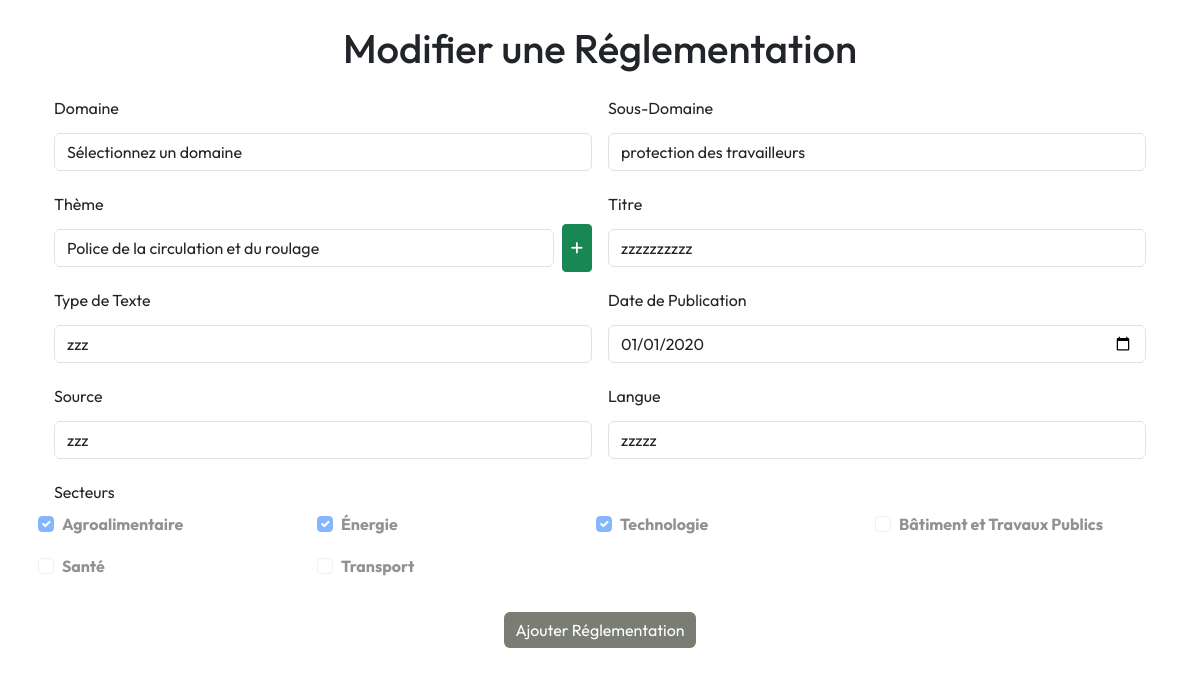
Before: /modifier-reglementation/1 with the older database file.
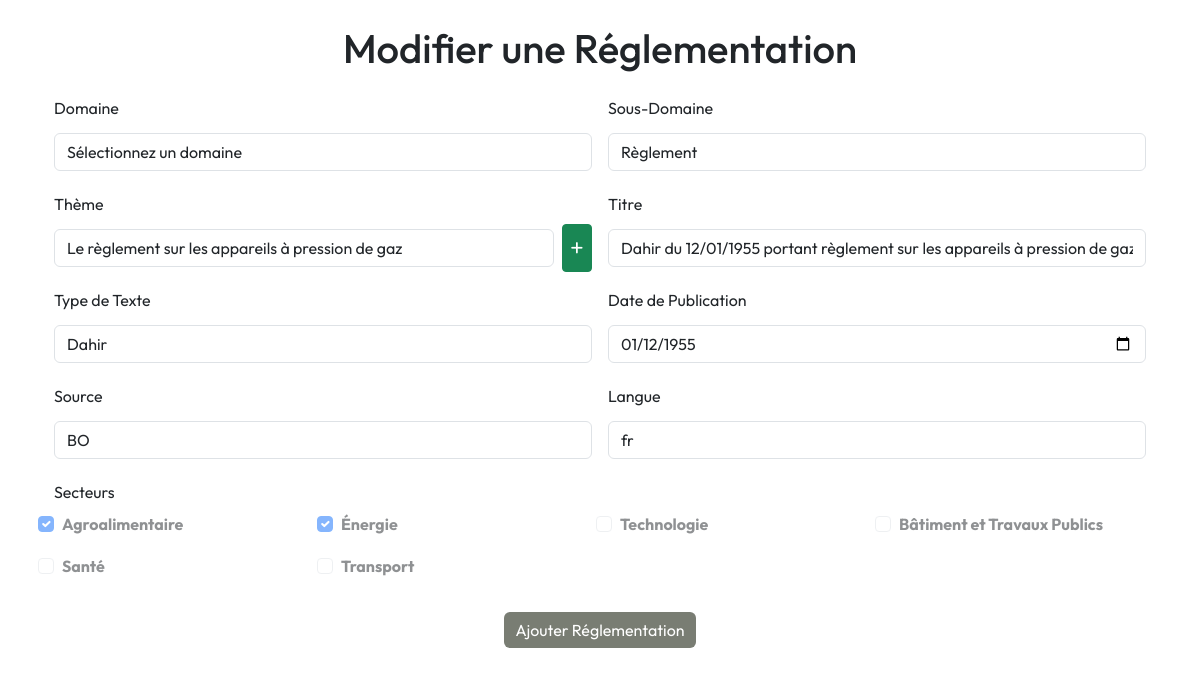
After: the same page with the newer database file.
### app/models.py (models this page shows)
class Reglementation(db.Model):
    __tablename__ = 'reglementation'
    id = db.Column(db.Integer, primary_key=True)
    titre = db.Column(db.String(200), nullable=False, unique=True)
    type_texte = db.Column(db.String(100), nullable=False)
    date_publication = db.Column(db.Date, nullable=False)
    date_derniere_mise_a_jour = db.Column(db.Date, nullable=True)
    source = db.Column(db.String(200), nullable=False)
    langue = db.Column(db.String(50), nullable=True)
    secteurs=db.relationship('ReglementationSecteur', back_populates='reglementation', lazy=True, cascade='all, delete-orphan')
    theme_id = db.Column(db.Integer, db.ForeignKey('theme.id'), nullable=False)
    sous_domaine_id = db.Column(db.Integer, db.ForeignKey('sous_domaine.id'), nullable=False)
    versions = db.relationship('VersionReglementation', backref='reglementation', lazy=True, cascade='all, delete-orphan')
    articles = db.relationship('Article', backref='reglementation', lazy=True, cascade='all, delete-orphan')

class Secteur(db.Model):
    __tablename__ = 'secteur'
    id = db.Column(db.Integer, primary_key=True)
    nom = db.Column(db.String(100), unique=True, nullable=False)
    description = db.Column(db.Text, nullable=True)
    entreprises = db.relationship('Entreprise', secondary='entreprise_secteur', back_populates='secteurs')
    reglementations = db.relationship('ReglementationSecteur', back_populates='secteur', lazy=True)

### app/routes/reglement.py (the view, shortened to what this page needs)
@bp.route('/modifier-reglementation/<int:reglementation_id>', methods=['GET', 'POST'])
def modifier_reglementation(reglementation_id):
    reglementation = Reglementation.query.get_or_404(reglementation_id)
    form = ReglementationForm(obj=reglementation)
    domaines = Domaine.query.all()
    themes = Theme.query.all()
    secteurs = Secteur.query.all()
    form.theme_id.choices = [(theme.id, theme.nom) for theme in themes]
    form.sous_domaine_id.choices = [(sous_domaine.id, sous_domaine.nom) for sous_domaine in SousDomaine.query.all()]
    secteurs_selectionnes = [secteur.id for secteur in reglementation.secteurs]
    return render_template('reglementations/modifier_reglementation.html', form=form, domaines=domaines,
                           secteurs=secteurs, reglementation=reglementation, secteurs_selectionnes=secteurs_selectionnes)

### app/routes/reglement.py
class ReglementationForm(FlaskForm):
    titre = StringField('Titre', validators=[DataRequired()])
    type_texte = StringField('Type de Texte', validators=[DataRequired()])
    date_publication = DateField('Date de Publication', format='%Y-%m-%d', validators=[DataRequired()])
    source = StringField('Source', validators=[DataRequired()])
    langue = StringField('Langue', validators=[DataRequired()])
    sous_domaine_id = SelectField('Sous-Domaine', choices=[], coerce=int, validators=[DataRequired()])
    theme_id = SelectField('Thème', coerce=int, validators=[DataRequired()])
    secteurs = SelectMultipleField('Secteurs', coerce=int, choices=[])  # champ de sélection multiple
    submit = SubmitField('Ajouter Réglementation')
    def __init__(self, *args, **kwargs):
        super(ReglementationForm, self).__init__(*args, **kwargs)
        self.secteurs.choices = [(secteur.id, secteur.nom) for secteur in Secteur.query.all()]

### app/templates/reglementations/modifier_reglementation.html (shortened to what the changed rows need)
{% extends "layout.html" %}
{% block content %}
<div class="container mt-2">
    <h1 class="mb-4 text-center">Modifier une Réglementation</h1>
    <form method="POST">
        <div class="row g-3">
            <div class="col-md-6">
                <div class="form-group">
                    {{ form.sous_domaine_id.label(class="form-label") }}
                    {{ form.sous_domaine_id(class="form-control",
                    id="sous-secteur-select") }}
                </div>
            </div>
            <div class="col-md-6">
                <div class="form-group">
                    <div class="d-flex">
                        {{ form.theme_id(class="form-control",
                        id="theme-select") }}
                        <button type="button"
                            class="btn btn-success btn-sm ms-2"
                            data-bs-toggle="modal"
                            data-bs-target="#addThemeModal">
                            <span class="fas fa-plus"></span>
                        </button>
                    </div>
                </div>
            </div>
            <div class="col-md-6">
                <div class="form-group">
                    {{ form.titre.label(class="form-label") }}
                    {{ form.titre(class="form-control",
                    value=reglementation.titre) }}
                </div>
            </div>
            <div class="col-md-6">
                <div class="form-group">
                    {{ form.type_texte.label(class="form-label") }}
                    {{ form.type_texte(class="form-control",
                    value=reglementation.type_texte) }}
                </div>
            </div>
            <div class="col-md-6">
                <div class="form-group">
                    {{ form.date_publication.label(class="form-label") }}
                    {{ form.date_publication(class="form-control",
                    value=reglementation.date_publication.strftime('%Y-%m-%d'))
                    }}
                </div>
            </div>
            <div class="col-md-6">
                <div class="form-group">
                    {{ form.source.label(class="form-label") }}
                    {{ form.source(class="form-control",
                    value=reglementation.source) }}
                </div>
            </div>
            <div class="col-md-6">
                <div class="form-group">
                    {{ form.langue.label(class="form-label") }}
                    {{ form.langue(class="form-control",
                    value=reglementation.langue) }}
                </div>
            </div>
            <div class="col-md-12">
                <div class="col-md-12">
                    <div class="form-group">
                        <div class="row">
                            {% for secteur in secteurs %}
                            <div class="col-md-3">
                                <div class="form-check p-2">
                                    <input type="checkbox"
                                        class="form-check-input"
                                        id="secteur-{{ loop.index }}"
                                        value="{{ secteur.id }}" name="secteurs"
                                        {% if secteur.id in
                                        secteurs_selectionnes %} checked {%
                                        endif %}
                                        disabled>
                                    <label class="form-check-label fw-bolder"
                                        for="secteur-{{ loop.index }}">{{
                                        secteur.nom }}</label>
                                </div>
                            </div>
                            {% endfor %}
                        </div>
                    </div>
                </div>
            </div>
        </form>
    </div>
    {% endblock %}

Changed rows visible on the page:
changed Reglementation: sous_domaine_id "protection des travailleurs" → "Règlement"; theme_id "Police de la circulation et du roulage" → "Le règlement sur les appareils à pression de gaz"; titre "zzzzzzzzzz" → "Dahir du 12/01/1955 portant règlement sur les appareils à pression de gaz"; type_texte "zzz" → "Dahir"; date_publication "01/01/2020" → "01/12/1955"; source "zzz" → "BO"; langue "zzzzz" → "fr"
computed for Secteur "Technologie": secteurs "☑" → "☐"
